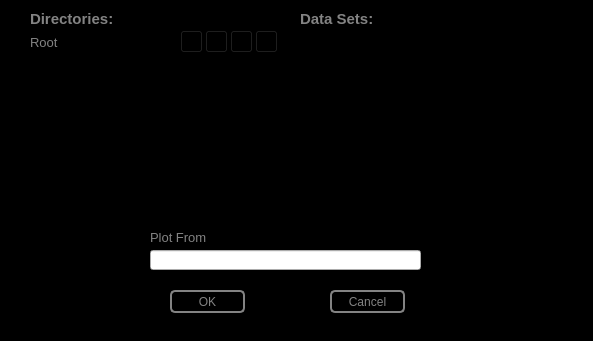
<?xml version="1.0" encoding="UTF-8"?>
<ui version="4.0">
 <class>Dialog</class>
 <widget class="QDialog" name="Dialog">
  <property name="geometry">
   <rect>
    <x>0</x>
    <y>0</y>
    <width>593</width>
    <height>341</height>
   </rect>
  </property>
  <property name="contextMenuPolicy">
   <enum>Qt::NoContextMenu</enum>
  </property>
  <property name="windowTitle">
   <string>Plot From File</string>
  </property>
  <property name="styleSheet">
   <string notr="true">#Dialog{
	background-color: rgb(0, 0, 0);}</string>
  </property>
  <widget class="QPushButton" name="select">
   <property name="geometry">
    <rect>
     <x>170</x>
     <y>290</y>
     <width>75</width>
     <height>23</height>
    </rect>
   </property>
   <property name="styleSheet">
    <string notr="true">QPushButton:pressed#select{
color:black;
background-color:rgb(131,131,131);
border: 2px solid rgb(131,131,131);
border-radius: 5px
}

QPushButton#select{
color:rgb(131,131,131);
background-color:black;
border: 2px solid rgb(131,131,131);
border-radius: 5px
}</string>
   </property>
   <property name="text">
    <string>OK</string>
   </property>
  </widget>
  <widget class="QLabel" name="dirName">
   <property name="geometry">
    <rect>
     <x>30</x>
     <y>35</y>
     <width>120</width>
     <height>16</height>
    </rect>
   </property>
   <property name="text">
    <string>&lt;html&gt;&lt;head/&gt;&lt;body&gt;&lt;p&gt;&lt;span style=&quot; font-size:10pt; color:#838383;&quot;&gt;Root&lt;/span&gt;&lt;/p&gt;&lt;/body&gt;&lt;/html&gt;</string>
   </property>
  </widget>
  <widget class="QPushButton" name="home">
   <property name="geometry">
    <rect>
     <x>230</x>
     <y>30</y>
     <width>23</width>
     <height>23</height>
    </rect>
   </property>
   <property name="focusPolicy">
    <enum>Qt::NoFocus</enum>
   </property>
   <property name="toolTip">
    <string>Go to Root</string>
   </property>
   <property name="styleSheet">
    <string notr="true">QPushButton#home{
image:url(:/dvPlotter/Pictures/home.png);
background: black;

}

QPushButton:pressed#home{
image:url(:/dvPlotter/Pictures/home.png);
background: black;
border: 2px rgb(131,131,131);
border-radius: 5px
}</string>
   </property>
   <property name="text">
    <string/>
   </property>
  </widget>
  <widget class="QLabel" name="Directories">
   <property name="geometry">
    <rect>
     <x>30</x>
     <y>10</y>
     <width>89</width>
     <height>18</height>
    </rect>
   </property>
   <property name="text">
    <string>&lt;html&gt;&lt;head/&gt;&lt;body&gt;&lt;p&gt;&lt;span style=&quot; font-size:11pt; font-weight:600; color:#838383;&quot;&gt;Directories:&lt;/span&gt;&lt;/p&gt;&lt;/body&gt;&lt;/html&gt;</string>
   </property>
  </widget>
  <widget class="QListWidget" name="dirList">
   <property name="geometry">
    <rect>
     <x>30</x>
     <y>60</y>
     <width>250</width>
     <height>150</height>
    </rect>
   </property>
   <property name="styleSheet">
    <string notr="true">background-color: black;
color: rgb(131,131,131);</string>
   </property>
   <property name="frameShape">
    <enum>QFrame::StyledPanel</enum>
   </property>
   <property name="frameShadow">
    <enum>QFrame::Plain</enum>
   </property>
   <property name="editTriggers">
    <set>QAbstractItemView::NoEditTriggers</set>
   </property>
   <property name="wordWrap">
    <bool>true</bool>
   </property>
  </widget>
  <widget class="QLabel" name="DataSets">
   <property name="geometry">
    <rect>
     <x>300</x>
     <y>10</y>
     <width>77</width>
     <height>18</height>
    </rect>
   </property>
   <property name="text">
    <string>&lt;html&gt;&lt;head/&gt;&lt;body&gt;&lt;p&gt;&lt;span style=&quot; font-size:11pt; font-weight:600; color:#838383;&quot;&gt;Data Sets:&lt;/span&gt;&lt;/p&gt;&lt;/body&gt;&lt;/html&gt;</string>
   </property>
  </widget>
  <widget class="QLabel" name="label_4">
   <property name="geometry">
    <rect>
     <x>360</x>
     <y>35</y>
     <width>47</width>
     <height>13</height>
    </rect>
   </property>
   <property name="text">
    <string>&lt;html&gt;&lt;head/&gt;&lt;body&gt;&lt;p&gt;🏠&lt;/p&gt;&lt;/body&gt;&lt;/html&gt;</string>
   </property>
  </widget>
  <widget class="QPushButton" name="back">
   <property name="geometry">
    <rect>
     <x>205</x>
     <y>30</y>
     <width>23</width>
     <height>23</height>
    </rect>
   </property>
   <property name="focusPolicy">
    <enum>Qt::NoFocus</enum>
   </property>
   <property name="toolTip">
    <string>Up Level</string>
   </property>
   <property name="styleSheet">
    <string notr="true">QPushButton#back{
image:url(:/dvPlotter/Pictures/back.png);
background: black;

}

QPushButton:pressed#back{
image:url(:/dvPlotter/Pictures/back.png);
background: black;
border: 2px rgb(131,131,131);
border-radius: 5px
}</string>
   </property>
   <property name="text">
    <string/>
   </property>
  </widget>
  <widget class="QListWidget" name="fileList">
   <property name="geometry">
    <rect>
     <x>300</x>
     <y>60</y>
     <width>250</width>
     <height>150</height>
    </rect>
   </property>
   <property name="styleSheet">
    <string notr="true">background-color: black;</string>
   </property>
  </widget>
  <widget class="QPushButton" name="cancel">
   <property name="geometry">
    <rect>
     <x>330</x>
     <y>290</y>
     <width>75</width>
     <height>23</height>
    </rect>
   </property>
   <property name="styleSheet">
    <string notr="true">QPushButton:pressed#cancel{
color:black;
background-color:rgb(131,131,131);
border: 2px solid rgb(131,131,131);
border-radius: 5px
}

QPushButton#cancel{
color:rgb(131,131,131);
background-color:black;
border: 2px solid rgb(131,131,131);
border-radius: 5px
}</string>
   </property>
   <property name="text">
    <string>Cancel</string>
   </property>
  </widget>
  <widget class="QPushButton" name="addDir">
   <property name="geometry">
    <rect>
     <x>255</x>
     <y>30</y>
     <width>23</width>
     <height>23</height>
    </rect>
   </property>
   <property name="focusPolicy">
    <enum>Qt::NoFocus</enum>
   </property>
   <property name="toolTip">
    <string>Add Directory</string>
   </property>
   <property name="styleSheet">
    <string notr="true">QPushButton#addDir{
image:url(:/dvPlotter/Pictures/add.png);
background: black;

}

QPushButton:pressed#addDir{
image:url(:/dvPlotter/Pictures/add.png);
background: black;
border: 2px rgb(131,131,131);
border-radius: 5px
}</string>
   </property>
   <property name="text">
    <string/>
   </property>
  </widget>
  <widget class="QPushButton" name="refresh">
   <property name="geometry">
    <rect>
     <x>180</x>
     <y>30</y>
     <width>23</width>
     <height>23</height>
    </rect>
   </property>
   <property name="toolTip">
    <string>Refresh</string>
   </property>
   <property name="styleSheet">
    <string notr="true">QPushButton#refresh{
image:url(:/dvPlotter/Pictures/refresh.png);
background: black;

}

QPushButton:pressed#refresh{
image:url(:/dvPlotter/Pictures/refresh.png);
background: black;
border: 2px rgb(131,131,131);
border-radius: 5px
}</string>
   </property>
   <property name="text">
    <string/>
   </property>
  </widget>
  <widget class="QLineEdit" name="currentFile">
   <property name="geometry">
    <rect>
     <x>150</x>
     <y>250</y>
     <width>271</width>
     <height>20</height>
    </rect>
   </property>
  </widget>
  <widget class="QLabel" name="label">
   <property name="geometry">
    <rect>
     <x>150</x>
     <y>230</y>
     <width>56</width>
     <height>14</height>
    </rect>
   </property>
   <property name="text">
    <string>&lt;html&gt;&lt;head/&gt;&lt;body&gt;&lt;p&gt;&lt;span style=&quot; font-size:10pt; color:#838383;&quot;&gt;Plot From:&lt;/span&gt;&lt;/p&gt;&lt;/body&gt;&lt;/html&gt;</string>
   </property>
  </widget>
 </widget>
 <resources>
  <include location="Resources/dvPlotterResources.qrc"/>
 </resources>
 <connections/>
</ui>
